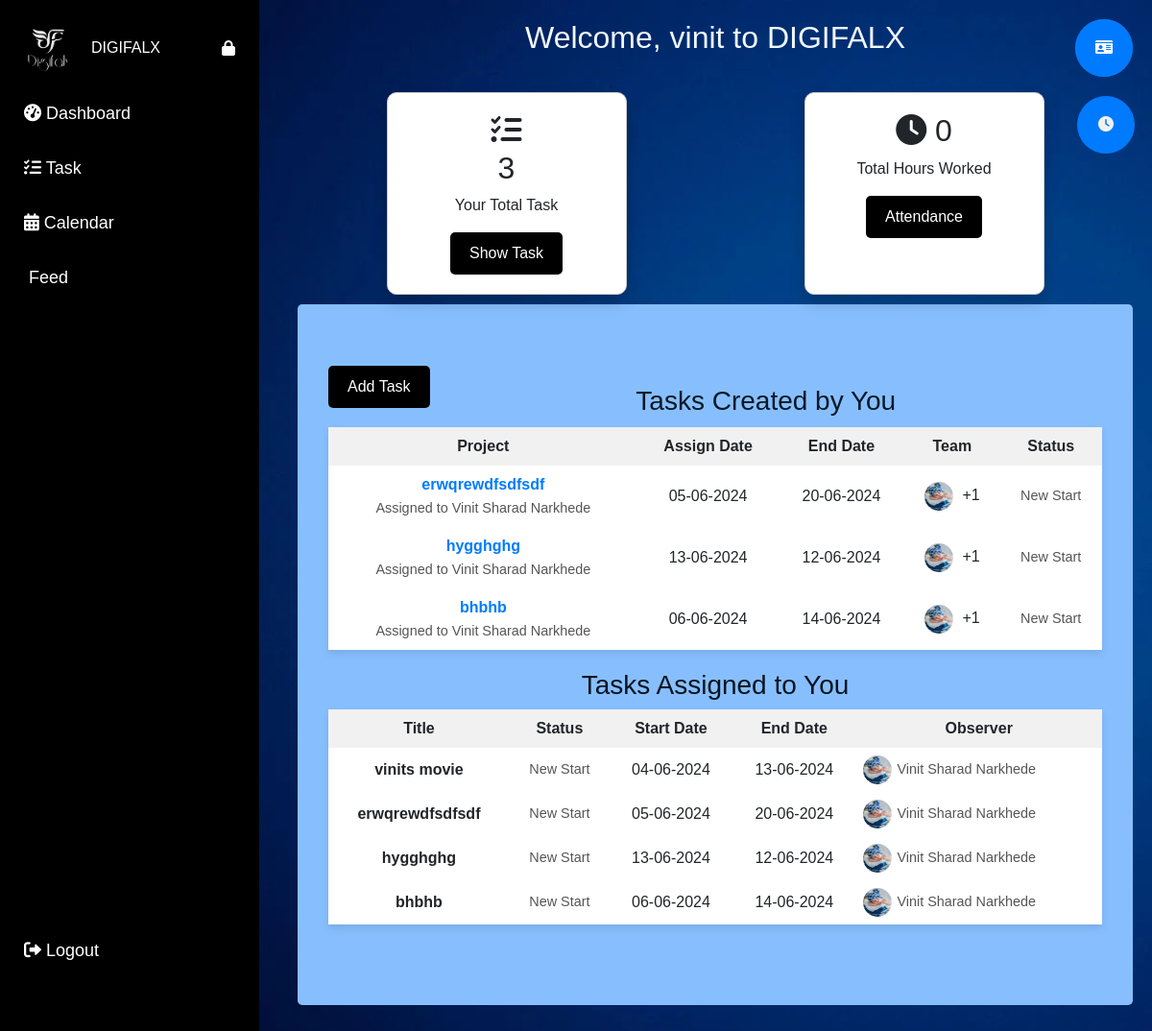
Page /userhome (signed in) on the committed database.
### app.py (models this page shows)
class Task(db.Model):
    id = db.Column(db.Integer, primary_key=True)
    employee_id = db.Column(db.Integer, db.ForeignKey('employee.id'), nullable=False)
    observer_id = db.Column(db.Integer, db.ForeignKey('employee.id'))
    title = db.Column(db.String(150), nullable=False)
    description = db.Column(db.Text, nullable=False)
    status = db.Column(db.String(50), nullable=False, default='new start')
    startdate = db.Column(db.Date, nullable=False)
    enddate = db.Column(db.Date, nullable=False)
    created_by = db.Column(db.String(100), nullable=False)
    summary = db.Column(db.Text)
    assignees = db.relationship('Employee', secondary='task_assignee', backref=db.backref('assigned_tasks', lazy='dynamic'),
                                primaryjoin="Task.id == TaskAssignee.task_id",
                                secondaryjoin="TaskAssignee.employee_id == Employee.id",
                                lazy='dynamic')
    observer = db.relationship('Employee', foreign_keys=[observer_id], lazy='select')

class Employee(db.Model):
    id = db.Column(db.Integer, primary_key=True)
    username = db.Column(db.String(150), nullable=False, unique=True)
    password = db.Column(db.String(150), nullable=False)
    name = db.Column(db.String(100), nullable=False)
    email = db.Column(db.String(100), nullable=False)
    position = db.Column(db.String(100), nullable=False)
    joining_date = db.Column(db.Date, nullable=False, default=datetime.utcnow)
    profile_picture = db.Column(db.String(120), nullable=True)
    group_id = db.Column(db.Integer, db.ForeignKey('group.id'), nullable=True)
    events = db.relationship('Event', backref='employee', lazy=True)
    time_entries = db.relationship('TimeEntry', backref='employee', lazy=True)
    tasks = db.relationship('Task', backref='assigned_employee', foreign_keys=[Task.employee_id], lazy=True)
    observed_tasks = db.relationship('Task', backref='observer_employee', foreign_keys=[Task.observer_id], lazy=True)

### app.py (the view, shortened to what this page needs)
@app.route('/userhome', methods=['GET', 'POST'])
def userhome():
    if 'username' not in session:
        flash('You are not logged in!', 'warning')
        return redirect(url_for('login'))
    employee_id = session['employee_id']
    employee = Employee.query.get_or_404(employee_id)
    group_names = ', '.join(group.name for group in employee.groups) if employee.groups else 'No Group'
    search_status = request.form.get('search_status', '')
    search_title = request.form.get('search_title', '')
    base_query = db.session.query(Task).outerjoin(Employee, Task.observer_id == Employee.id).add_columns(Employee.name.label('observer_name'))
    if search_status:
        created_tasks = base_query.filter(Task.employee_id == employee_id, Task.status.ilike(f'%{search_status}%')).all()
        assigned_tasks = base_query.join(TaskAssignee, Task.id == TaskAssignee.task_id).filter(TaskAssignee.employee_id == employee_id, Task.status.ilike(f'%{search_status}%')).all()
    elif search_title:
        created_tasks = base_query.filter(Task.employee_id == employee_id, Task.title.ilike(f'%{search_title}%')).all()
        assigned_tasks = base_query.join(TaskAssignee, Task.id == TaskAssignee.task_id).filter(TaskAssignee.employee_id == employee_id, Task.title.ilike(f'%{search_title}%')).all()
    else:
        created_tasks = base_query.filter(Task.employee_id == employee_id).all()
        assigned_tasks = base_query.join(TaskAssignee, Task.id == TaskAssignee.task_id).filter(TaskAssignee.employee_id == employee_id).all()
    task_count = Task.query.filter_by(employee_id=employee_id).count()
    today = datetime.today().date()
    entry = TimeEntry.query.filter_by(employee_id=employee_id, date=today).first() or TimeEntry(total_hours=0)
    events = Event.query.all()
    name = employee.name
    email = employee.email
    position = employee.position
    profile_picture = employee.profile_picture or 'default.png'
    employees = Employee.query.all()
    return render_template('userhome.html',
                           events=events,
                           task_count=task_count,
                           created_tasks=created_tasks,
                           assigned_tasks=assigned_tasks,
                           username=session['username'],
                           name=name,
                           email=email,
                           position=position,
                           entry=entry,
                           group_names=group_names,
                           search_status=search_status,
                           search_title=search_title,
                           profile_picture=profile_picture,
                           employee=employee,
                           employees=employees)

### templates/userhome.html (shortened to what this page needs)
<!DOCTYPE html>
<html lang="en">
<head>
    <link rel="stylesheet" href="https://maxcdn.bootstrapcdn.com/bootstrap/4.5.2/css/bootstrap.min.css">
    <link rel="stylesheet" href="https://cdnjs.cloudflare.com/ajax/libs/font-awesome/6.0.0-beta3/css/all.min.css">
    <link rel="stylesheet" href="https://stackpath.bootstrapcdn.com/bootstrap/4.3.1/css/bootstrap.min.css">
    <link rel="stylesheet" type="text/css" href="{{ url_for('static', filename='userhome.css') }}">
    <link rel="stylesheet" type="text/css" href="{{ url_for('static', filename='usercalender.css') }}">
</head>
<body
    style="background-image: url(/static/images/bg.png); font-family: 'Trebuchet MS', 'Lucida Sans Unicode', 'Lucida Grande', 'Lucida Sans', Arial, sans-serif;">
    <div class="sidebar" id="mySidebar">
        <div class="sidebar-header">
            <img src="/static/images/logo.png" alt="Logo" class="sidebar-logo">
            <span class="sidebar-text">DIGIFALX</span>
            <i class="fas fa-lock" id="lockIcon" onclick="toggleLock()"></i>
        </div>
        <a href="{{ url_for('userhome') }}"><i class="fas fa-tachometer-alt"></i> <span
                class="menu-text">Dashboard</span></a>
        <a href="#" onclick="showtaskPage()"><i class="fas fa-tasks"></i> <span class="menu-text">Task</span></a>
        <a href="#" onclick="eventPage()"><i class="fas fa-calendar-alt"></i> <span
                class="menu-text">Calendar</span></a>
                <a href="{{ url_for('feed') }}"> <span
                    class="menu-text">Feed</span></a>
        <a href="{{ url_for('logout') }}" class="logout"><i class="fas fa-sign-out-alt"></i> <span
                class="menu-text">Logout</span></a>
    </div>
    <div id="main">
        <button class="profile-button" onclick="openProfilePage()"></button>
        <div class="content">
            <h2 style="text-align: center; color: aliceblue;">Welcome, {{ username }} to DIGIFALX</h2>
            <div
                style="display: flex; justify-content: center; align-items: flex-start; height: auto; padding-top: 20px;">
                <div
                    style="display: flex; flex-wrap: wrap; justify-content: space-around; width: 100%; max-width: 1200px;">
                    <div
                        style="width: 250px; padding: 20px; margin: 10px; border: 1px solid #ccc; border-radius: 10px; box-shadow: 0 8px 16px rgba(0, 0, 0, 0.2); background-color: white; text-align: center;">
                        <h2 style="margin-top: 0;"> <i class="fas fa-tasks"></i> <br> {{ task_count }}</h2>
                        <p> Your Total Task</p>
                        <button onclick="showtaskPage()"
                            style="background-color: #000000; color: white; padding: 10px 20px; border: none; border-radius: 5px; cursor: pointer; margin-bottom: 20px; display: block; margin: auto;">
                            Show Task
                        </button>
                    </div>
                    <div
                        style="width: 250px; padding: 20px; margin: 10px; border: 1px solid #ccc; border-radius: 10px; box-shadow: 0 8px 16px rgba(0, 0, 0, 0.2); background-color: white; text-align: center;">
                        <h2 style="margin-top: 0;"><i class="fas fa-clock"></i> {{ entry.total_hours }}</h2>
                        <p>Total Hours Worked</p>
                        <a href="{{ url_for('attendance') }}"><button
                                style="background-color: #000000; color: white; padding: 10px 20px; border: none; border-radius: 5px; cursor: pointer;">Attendance</button></a>
                    </div>
                </div>
            </div>
            <div class="jumbotron" style="background-color: #87bffe;">
                <button onclick="openSlidingPage()"
                    style="background-color: #000000; color: white; padding: 10px 20px; border: none; border-radius: 5px; cursor: pointer; margin-bottom: 20px; float: left;">Add
                    Task</button>
                {% if created_tasks %}
                <h3 style="color: rgb(8, 25, 40); text-align: center;">Tasks Created by You</h3>
                <table>
                    <thead>
                        <tr>
                            <th>Project</th>
                            <th>Assign Date</th>
                            <th>End Date</th>
                            <th>Team</th>
                            <th>Status</th>
                        </tr>
                    </thead>
                    <tbody>
                        {% for task, observer_name in created_tasks %}
                        <tr>
                            <td>
                                <a href="{{ url_for('usertaskdetails', task_id=task.id) }}" class="task-title">{{
                                    task.title }}</a><br>
                                <span class="assigned-to">Assigned to {% for assignee in task.assignees %}
                                    {{ assignee.name }}{% if not loop.last %}, {% endif %}
                                    {% endfor %}</span>
                            </td>
                            <td>{{ task.startdate.strftime('%d-%m-%Y') }}</td>
                            <td>{{ task.enddate.strftime('%d-%m-%Y') }}</td>
                            <td>
                                {% for assignee in task.assignees %}
                                <img src="{{ url_for('static', filename='profile_pics/' + (assignee.profile_picture if assignee.profile_picture else 'default.png')) }}"
                                    class="profile-pic" alt="{{ assignee.name }}">
                                {% endfor %}
                                +{{ task.assignees.count() }}
                            </td>
                            <td class="status">{{ task.status }}</td>
                        </tr>
                        {% endfor %}
                    </tbody>
                </table>
                {% else %}
                <p>No tasks created.</p>
                {% endif %}
                {% if assigned_tasks %}
                <h3 style="color: rgb(7, 20, 32); text-align: center;">Tasks Assigned to You</h3>
                <table>
                    <thead>
                        <tr>
                            <th>Title</th>
                            <th>Status</th>
                            <th>Start Date</th>
                            <th>End Date</th>
                            <th>Observer</th>
                        </tr>
                    </thead>
                    <tbody>
                        {% for task, observer_name in assigned_tasks %}
                        <tr>
                            <td><span class="task-title">{{ task.title }}</span></td>
                            <td class="status">{{ task.status }}</td>
                            <td>{{ task.startdate.strftime('%d-%m-%Y') }}</td>
                            <td>{{ task.enddate.strftime('%d-%m-%Y') }}</td>
                            <td class="observer">
                                {% if task.observer %}
                                <img src="{{ url_for('static', filename='profile_pics/' + (task.observer.profile_picture if task.observer.profile_picture else 'default.png')) }}"
                                    alt="{{ task.observer.name }}" class="profile-pic">
                                {{ observer_name }}
                                {% else %}
                                None
                                {% endif %}
                            </td>
                        </tr>
                        {% endfor %}
                    </tbody>
                </table>
                {% else %}
                <p>No tasks assigned to you.</p>
                {% endif %}
            </div>
            <button class="profile-button" onclick="toggleProfilePage()"><i class="fas fa-id-card"></i></button>
            <div class="dropdown">
                <button style="border-radius: 50%; width:60px; height:60px; background: #007bff; color: #f1f1f1;"><i
                        class="fas fa-clock"></i></button>
</body>
</html>

### static/userhome.css (style rules this page uses)
body { margin: 0; background: linear-gradient(120deg, #f0f4f8, #d9e2ec); font-family: 'Trebuchet MS', 'Lucida Sans Unicode', 'Lucida Grande', 'Lucida Sans', Arial, sans-serif; background-image: url(/static/images/bg.png); }
.sidebar { height: 100%; width: 270px; position: fixed; top: 0; left: 0; background-color: black; overflow-x: hidden; transition: 0.5s; padding-top: 0; z-index: 1000; }
.sidebar-header { display: flex; align-items: center; padding: 15px 25px; color: white; margin-top: 10px; }
.sidebar-logo { width: 50px; height: 50px; margin-right: 20px; }
.sidebar-text { flex-grow: 1; }
#lockIcon { cursor: pointer; }
.sidebar a { padding: 15px 25px; text-decoration: none; font-size: large; color: rgb(255, 255, 255); display: block; transition: 0.3s; }
.sidebar a.logout { position: absolute; bottom: 80px; width: 100%; }
#main { transition: margin-left 0.5s; padding: 20px; margin-left: 290px; width: calc(100% - 290px); }
button { background-color: #000000; color: white; padding: 5px 5px; border: none; border-radius: 5px; cursor: pointer; margin-bottom: 20px; }
table { width: 100%; border-collapse: collapse; margin-bottom: 20px; background: #ffffff; box-shadow: 0 4px 8px rgba(0, 0, 0, 0.1); }
th, td { padding: 8px; text-align: center; }
th { background-color: #f1f1f1; }
tr:nth-child(even) { background-color: #ffffff; }
h3 { margin-top: 20px; }
img { border-radius: 50%; vertical-align: middle; }
.task-title { font-weight: bold; }
.assigned-to, .status, .task-date, .task-team, .observer { font-size: 0.9em; color: #555; }
.status { text-transform: capitalize; }
.profile-pic { width: 30px; height: 30px; border-radius: 50%; margin-right: 5px; }
.observer { display: flex; align-items: center; }
.observer img { margin-right: 5px; }
.profile-button { width: 60px; height: 60px; background-color: #007bff; color: white; border-radius: 50%; border: none; position: fixed; top: 20px; right: 20px; z-index: 1001; transition: 0.3s; }
.dropdown { position: fixed; top: 100px; right: 18px; }

### static/usercalender.css (style rules this page uses)
* { box-sizing: border-box; }
body { font-family: 'Trebuchet MS', 'Lucida Sans Unicode', 'Lucida Grande', 'Lucida Sans', Arial, sans-serif; margin: 0; padding: 0; display: flex; justify-content: center; align-items: center; min-height: 100vh; background: #81a9ff; }

### rows in the picture
Task: title "erwqrewdfsdfsdf", startdate "05-06-2024", enddate "20-06-2024", assignees.count "1", status "New Start", profile_picture (picture), name "Vinit Sharad Narkhede"
Employee: name "Vinit Sharad Narkhede", profile_picture (picture)
Task: title "hygghghg", startdate "13-06-2024", enddate "12-06-2024", assignees.count "1", status "New Start", profile_picture (picture), name "Vinit Sharad Narkhede"
Task: title "bhbhb", startdate "06-06-2024", enddate "14-06-2024", assignees.count "1", status "New Start", profile_picture (picture), name "Vinit Sharad Narkhede"
Task: title "vinits movie", status "New Start", startdate "04-06-2024", enddate "13-06-2024", profile_picture (picture), name "Vinit Sharad Narkhede"

### other values in the picture
{{ username }} "vinit"
{{ task_count }} "3"
{{ entry.total_hours }} "0"
